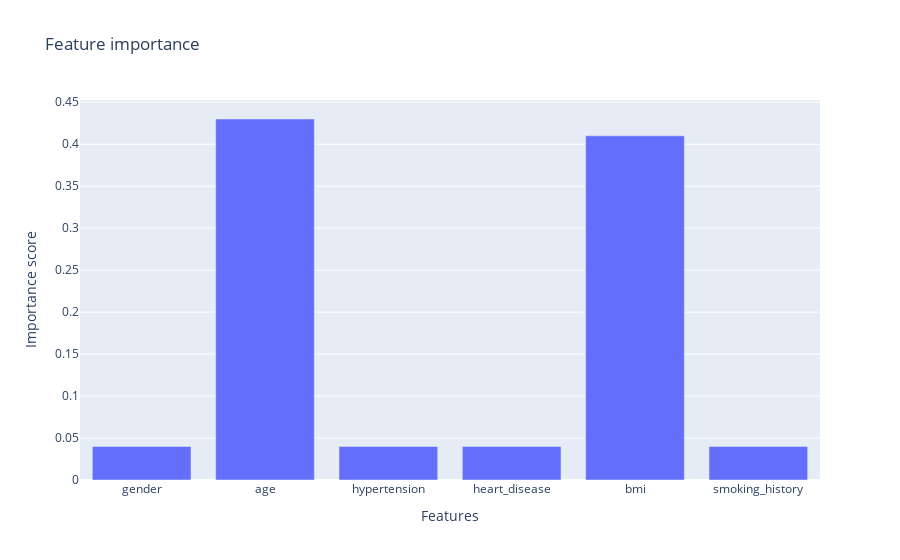

The notebook cell this image was saved under:
### Markdown cell above
##### Which features are more important for the model?

### Code cell
utils.feat_importance(clf_rf)

### Figure 1 — Plotly figure (JSON) as saved in the notebook; plotly's stock layout.template omitted (floating-point values rounded to 4 significant figures)
{"data": [{"alignmentgroup": "True", "hovertemplate": "x=%{x}<br>y=%{y}<extra></extra>", "legendgroup": "", "marker": {"color": "#636efa", "pattern": {"shape": ""}}, "name": "", "offsetgroup": "", "orientation": "v", "showlegend": false, "textposition": "auto", "type": "bar", "x": ["gender", "age", "hypertension", "heart_disease", "bmi", "smoking_history"], "xaxis": "x", "y": [0.04, 0.43, 0.04, 0.04, 0.41, 0.04], "yaxis": "y"}], "layout": {"autosize": true, "barmode": "relative", "legend": {"tracegroupgap": 0}, "title": {"text": "Feature importance"}, "xaxis": {"anchor": "y", "autorange": true, "domain": [0, 1], "range": [-0.5, 5.5], "title": {"text": "Features"}, "type": "category"}, "yaxis": {"anchor": "x", "autorange": true, "domain": [0, 1], "range": [0, 0.4526], "title": {"text": "Importance score"}, "type": "linear"}}}
